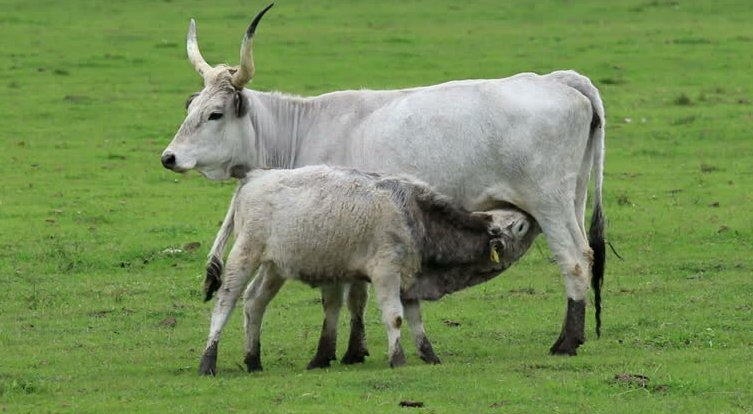
#> input picture lab2/Gabor_Segmentation/data/cows.jpg, 753 x 414 px
$ python gabor_segmentation.py
#> lines starting #> are read from the running program, lines starting #| are printed output that depends on the picture; after the words box and inside, x2 and y2 are one past the last pixel; in counts of white or black regions, pixels touching at a corner belong together; long printed decimals are rounded
### lab2/Gabor_Segmentation/createGabor.py
import numpy as np
import matplotlib.pyplot as plt

def createGabor(sigma, theta, lamda, psi, gamma):
    """
CREATEGABOR Creates a complex valued Gabor filter.
  myGabor = createGabor( sigma, theta, lamda, psi, gamma ) generates
  Gabor kernels.
  - ARGUMENTS
    sigma      Standard deviation of Gaussian envelope.
    theta      Orientation of the Gaussian envelope. Takes arguments in
               the range [0, pi/2).
    lamda     The wavelength for the carriers. The central frequency
               (w_c) of the carrier signals.
    psi        Phase offset for the carrier signal, sin(w_c . t + psi).
    gamma      Controls the aspect ratio of the Gaussian envelope

  - OUTPUT
    myGabor    A matrix of size [h,w,2], holding the real and imaginary
               parts of the Gabor in myGabor(:,:,1) and myGabor(:,:,2),
               respectively.
    """


    # Set the aspect ratio.
    sigma_x = sigma
    sigma_y = float(sigma)/gamma

    # Generate a grid
    nstds = 3
    xmax = max(abs(nstds*sigma_x*np.cos(theta)), abs(nstds*sigma_y*np.sin(theta)))
    xmax = np.ceil(max(1, xmax))
    ymax = max(abs(nstds*sigma_x*np.sin(theta)), abs(nstds*sigma_y*np.cos(theta)))
    ymax = np.ceil(max(1, ymax))

    # Make sure that we get square filters.
    xmax = max(xmax, ymax)
    ymax = max(xmax, ymax)
    xmin = -xmax
    ymin = -ymax

    # Generate a coordinate system in the range [xmin,xmax] and [ymin, ymax].
    [x, y] = np.meshgrid(np.arange(xmin, xmax+1), np.arange(ymin, ymax+1))

    # Convert to a 2-by-N matrix where N is the number of pixels in the kernel.
    XY = np.concatenate((x.reshape(1, -1), y.reshape(1, -1)), axis=0)

    # Compute the rotation of pixels by theta.
    # \\ Hint: Create appropriate rotation matrix to compute the rotated pixel coordinates: rot(theta) * XY.
    rotMat = generateRotationMatrix(theta)
    rot_XY = np.matmul(rotMat, XY)
    rot_x = rot_XY[0, :]
    rot_y = rot_XY[1, :]

    # Create the Gaussian envelope.
    # \\ IMPLEMENT the helper function createGauss.
    gaussianEnv = createGauss(rot_x, rot_y, gamma, sigma)

    # Create the orthogonal carrier signals.
    # \\ IMPLEMENT the helper functions createCos and createSin.
    cosCarrier = createCos(rot_x, lamda, psi)
    sinCarrier = createSin(rot_x, lamda, psi)

    # Modulate (multiply) Gaussian envelope with the carriers to compute
    # the real and imaginary components of the complex Gabor filter.

    myGabor_real = np.multiply(gaussianEnv, cosCarrier)
    myGabor_imaginary = np.multiply(gaussianEnv, sinCarrier)

    # Pack myGabor_real and myGabor_imaginary into myGabor.
    h, w = myGabor_real.shape
    myGabor = np.zeros((h, w, 2))
    myGabor[:, :, 0] = myGabor_real
    myGabor[:, :, 1] = myGabor_imaginary

    # [13 lines of commented-out code are left out]
    return myGabor


# Helper Functions
# ----------------------------------------------------------
def generateRotationMatrix(theta):
    # ----------------------------------------------------------
    # Returns the rotation matrix.
    # \\ Hint: https://en.wikipedia.org/wiki/Rotation_matrix \\
    rotMat = np.array([[np.cos(theta), -1*np.sin(theta)], [np.sin(theta), np.cos(theta)]])
    return rotMat

# ----------------------------------------------------------
def createCos(rot_x, lamda, psi):
    # ----------------------------------------------------------
    # Returns the 2D cosine carrier.
    cosCarrier = np.cos((2 * np.pi / lamda) * rot_x + psi)

    # Reshape the vector representation to matrix.
    cosCarrier = np.reshape(cosCarrier, (np.int32(np.sqrt(len(cosCarrier))), -1))
    return cosCarrier

# ----------------------------------------------------------
def createSin(rot_x, lamda, psi):
    # ----------------------------------------------------------
    # Returns the 2D sine carrier.
    sinCarrier = np.sin((2 * np.pi / lamda) * rot_x + psi)

    # Reshape the vector representation to matrix.
    sinCarrier = np.reshape(sinCarrier, (np.int32(np.sqrt(len(sinCarrier))), -1))
    return sinCarrier

# ----------------------------------------------------------
def createGauss(rot_x, rot_y, gamma, sigma):
    # ----------------------------------------------------------
    # Returns the 2D Gaussian Envelope.
    gaussEnv = np.exp(-(rot_x**2 + (gamma*rot_y)**2)/(2*sigma**2))
    # gaussEnv /= np.sum(gaussEnv)

    # Reshape the vector representation to matrix.
    gaussEnv = np.reshape(gaussEnv, (np.int32(np.sqrt(len(gaussEnv))), -1))
    return gaussEnv

### lab2/Image_Enhancement/gauss2D.py
from gauss1D import gauss1D

def gauss2D(sigma_x, sigma_y, kernel_size):
    Gx = gauss1D(sigma_x, kernel_size).reshape(-1, 1)
    Gy = gauss1D(sigma_y, kernel_size).reshape(1, -1)
    G = Gx @ Gy
    return G

### lab2/Image_Enhancement/gauss1D.py
import numpy as np

def gauss1D(sigma , kernel_size):
    G = np.zeros((1, kernel_size))
    if kernel_size % 2 == 0:
        raise ValueError('kernel_size must be odd, otherwise the filter will not have a center to convolve on')

    x = np.linspace(int(-kernel_size / 2), int(kernel_size / 2), kernel_size)
    G = np.exp((-1) * x ** 2 / (2 * sigma ** 2))
    G *= 1 / (sigma * np.sqrt(2 * np.pi))
    G /= np.sum(G)

    return G

### lab2/Gabor_Segmentation/gabor_segmentation.py
import cv2
import matplotlib.pyplot as plt
import math
import numpy as np
import time

import os
import sys
sys.path.append(os.path.abspath('../Image_Enhancement'))

from sklearn.cluster import KMeans
from sklearn.decomposition import PCA

from createGabor import createGabor
from gauss2D import gauss2D

# Hyperparameters
k        = 2      # number of clusters in k-means algorithm. By default,
                  # we consider k to be 2 in foreground-background segmentation task.
image_id = 'Cows' # Identifier to switch between input images.
                  # Possible ids: 'Kobi',    'Polar', 'Robin-1'
                  #               'Robin-2', 'Cows', 'SciencePark'

# Misc
err_msg  = 'Image not available.'

# Control settings
visFlag       = False    #  Set to true to visualize filter responses.
smoothingFlag = True   #  Set to true to postprocess filter outputs.

# Read image : Please check that your path is correct
if image_id == 'Kobi':
  img = cv2.imread('./data/kobi.png')
  img = cv2.cvtColor(img, cv2.COLOR_BGR2RGB)
  resize_factor = 0.25
elif image_id == 'Polar':
  img = cv2.imread('./data/polar-bear-hiding.jpg')
  img = cv2.cvtColor(img, cv2.COLOR_BGR2RGB)
  resize_factor = 0.75
elif image_id == 'Robin-1':
  img = cv2.imread('./data/robin-1.jpg')
  img = cv2.cvtColor(img, cv2.COLOR_BGR2RGB)
  resize_factor = 1
elif image_id == 'Robin-2':
  img = cv2.imread('./data/robin-2.jpg')
  img = cv2.cvtColor(img, cv2.COLOR_BGR2RGB)
  resize_factor = 0.5
elif image_id == 'Cows':
  img = cv2.imread('./data/cows.jpg')
#> img is the input picture: shape (414, 753, 3); mean B, G, R 86.1, 141.8, 117.6
  img = cv2.cvtColor(img, cv2.COLOR_BGR2RGB)
  resize_factor = 0.5
elif image_id == 'SciencePark':
  img = cv2.imread('./data/sciencepark.jpg')
  img = cv2.cvtColor(img, cv2.COLOR_BGR2RGB)
  resize_factor = 0.2
else:
  raise ValueError(err_msg)

# Image adjustments
img = cv2.resize(img, (0, 0), fx=resize_factor, fy=resize_factor)
#> img: shape (207, 376, 3)
img = cv2.cvtColor(img, cv2.COLOR_RGB2GRAY)
#> img: shape (207, 376)

# Display image
plt.figure()
plt.title(f'Input image: {image_id}')
plt.imshow(img, cmap='gray')
plt.axis("off")
plt.show()

# Design array of Gabor Filters
# In this code section, you will create a Gabor Filterbank. A filterbank is
# a collection of filters with varying properties (e.g. {shape, texture}).
# A Gabor filterbank consists of Gabor filters of distinct orientations
# and scales. We will use this bank to extract texture information from the
# input image.

numRows, numCols = img.shape
#> numRows = 207; numCols = 376

# Estimate the minimum and maximum of the wavelengths for the sinusoidal
# carriers.
# ** This step is pretty much standard, therefore, you don't have to
#    worry about it. It is cycles in pixels. **
lambdaMin = 4/np.sqrt(2)
lambdaMax = np.sqrt(abs(numRows)**2 + abs(numCols)**2)
#> lambdaMax = 429.2

# Specify the carrier wavelengths.
# (or the central frequency of the carrier signal, which is 1/lambda)
n = np.floor(np.log2(lambdaMax/lambdaMin))
#> n = 7
lambdas = 2**np.arange(0, (n-2)+1) * lambdaMin
#> lambdas = [2.83, 5.66, 11.31, 22.63, 45.25, 90.51]

# Define the set of orientations for the Gaussian envelope.
dTheta       = 2 * np.pi/8                  # \\ the step size
orientations = np.arange(0, np.pi+dTheta, dTheta)

# Define the set of sigmas for the Gaussian envelope. Sigma here defines
# the standard deviation, or the spread of the Gaussian.
sigmas = np.array([1,2])

# Now you can create the filterbank. We provide you with a Python list
# called gaborFilterBank in which we will hold the filters and their
# corresponding parameters such as sigma, lambda and etc.
# ** All you need to do is to implement createGabor(). Rest will be handled
#    by the provided code block. **
gaborFilterBank = []
tic = time.time()
for lmbda in lambdas:
    for sigma in sigmas:
        for theta in orientations:
            # Filter parameter configuration for this filter.
            psi    = 0
            gamma  = 0.5

            # Create a Gabor filter with the specs above.
            # (We also record the settings in which they are created. )
            filter_config = {}
            filter_config["filterPairs"] = createGabor( sigma, theta, lmbda, psi, gamma )
            filter_config["sigma"]       = sigma
            filter_config["lmbda"]       = lmbda
            filter_config["theta"]       = theta
            filter_config["psi"]         = psi
            filter_config["gamma"]       = gamma
            gaborFilterBank.append(filter_config)
ctime = time.time() - tic

print('--------------------------------------\n \t\tDetails\n--------------------------------------')
print(f'Total number of filters       : {len(gaborFilterBank)}')
#| Total number of filters       : 60
print(f'Number of scales (sigma)      : {len(sigmas)}')
print(f'Number of orientations (theta): {len(orientations)}')
print(f'Number of carriers (lambda)   : {len(lambdas)}')
#| Number of carriers (lambda)   : 6
print(f'---------------------------------------')
print(f'Filter bank created in {ctime} seconds.')
#| Filter bank created in 0.06349 seconds.
print(f'---------------------------------------')

# Filter images using Gabor filter bank using quadrature pairs (real and imaginary parts)
# You will now filter the input image with each complex Gabor filter in
# gaborFilterBank structure and store the output in the cell called
# featureMaps.
# // Hint-1: Apply both the real imaginary parts of each kernel
#            separately in the spatial domain (i.e. over the image). //
# // Hint-2: Assign each output (i.e. real and imaginary parts) in
#            variables called real_out and imag_out. //
# // Hint-3: Use built-in cv2 function, filter2D, to convolve the filter
#            with the input image. Check the options for padding. Find
#            the one that works well. You might want to
#            explain what works better and why shortly in the report.
featureMaps = []

for gaborFilter in gaborFilterBank:
    # gaborFilter["filterPairs"] has two elements. One is related to the real part
    # of the Gabor Filter and the other one is the imagineray part.
    real_out = cv2.filter2D(img.astype(np.float32), -1, gaborFilter["filterPairs"][..., 0])
    imag_out = cv2.filter2D(img.astype(np.float32), -1, gaborFilter["filterPairs"][..., 1])
    featureMaps.append(np.stack((real_out, imag_out), 2))

    # Visualize the filter responses if you wish.
    if visFlag:
        fig = plt.figure()

        ax = fig.add_subplot(1, 2, 1)
        ax.imshow(real_out)    # Real
        title = "Re[h(x,y)], \n lambda = {0:.4f}, \n theta = {1:.4f}, \n sigma = {2:.4f}".format(gaborFilter["lmbda"], gaborFilter["theta"], gaborFilter["sigma"])
        ax.set_title(title)
        ax.axis("off")

        ax = fig.add_subplot(1, 2, 2)
        ax.imshow(imag_out)    # Real
        title = "Im[h(x,y)], \n lambda = {0:.4f}, \n theta = {1:.4f}, \n sigma = {2:.4f}".format(gaborFilter["lmbda"], gaborFilter["theta"], gaborFilter["sigma"])
        ax.set_title(title)
        ax.axis("off")
        plt.show()
#> this loop made 60 passes
#> pass 1, `real_out = cv2.filter2D(img.astype(np.float32), -1, gaborFilter["filte..`:
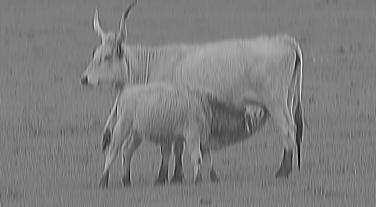
#> real_out: shape (207, 376) float32; min -165.6, max 447.2, mean 137.1; drawn with min black and max white
#> pass 1, `imag_out = cv2.filter2D(img.astype(np.float32), -1, gaborFilter["filte..`:
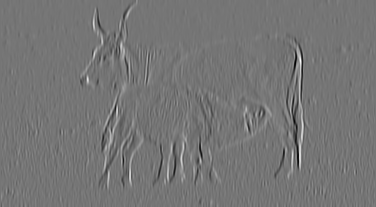
#> imag_out: shape (207, 376) float32; min -217.8, max 254, mean 0; drawn with min black and max white

# Compute the magnitude
# Now, you will compute the magnitude of the output responses.
# \\ Hint: (real_part^2 + imaginary_part^2)^(1/2) \\
featureMags = []
for i, fm in enumerate(featureMaps):
    real_part = fm[...,0]
    imag_part = fm[...,1]
    mag = np.sqrt(real_part**2 + imag_part**2)
    featureMags.append(mag)

    # Visualize the magnitude response if you wish.
    if visFlag:
        fig = plt.figure()

        ax = fig.add_subplot(1, 1, 1)
        ax.imshow(mag.astype(np.uint8))    # visualize magnitude
        title = "Re[h(x,y)], \n lambda = {0:.4f}, \n theta = {1:.4f}, \n sigma = {2:.4f}".format(gaborFilterBank[i]["lmbda"],
                                                                                                 gaborFilterBank[i]["theta"],
                                                                                                 gaborFilterBank[i]["sigma"])
        ax.set_title(title)
        ax.axis("off")
#> this loop made 60 passes
#> pass 1, `mag = np.sqrt(real_part**2 + imag_part**2)`:
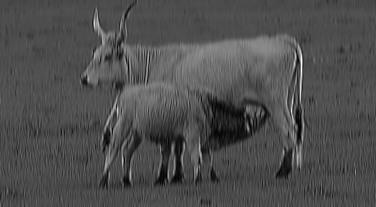
#> mag: shape (207, 376) float32; min 0.746, max 450.6, mean 139.5; drawn with min black and max white
#> after the loop:
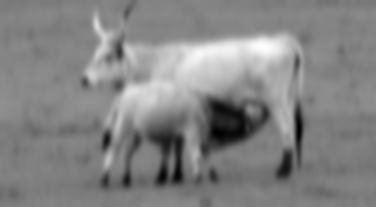
#> mag: shape (207, 376) float32; min 1227.1, max 11176, mean 6378.1; drawn with min black and max white

# Prepare and Preprocess features
# You can think of each filter response as a sort of feature representation
# for the pixels. Now that you have numFilters = |gaborFilterBank| filters,
# we can represent each pixel by this many features.
# \\ Q: What kind of features do you think gabor filters might correspond to?

# You will now implement a smoothing operation over the magnitude images in
# featureMags.
# \\ Hint: For each i in [1, length(featureMags)], smooth featureMags{i}
#          using an appropriate first order Gaussian kernel.
# \\ Hint: cv2 filter2D function is helpful here.
features = np.zeros(shape=(numRows, numCols, len(featureMags)))
if smoothingFlag:
    SIGMA, KERNEL_SIZE = 1.5, 5
    gKernel = gauss2D(SIGMA, SIGMA, KERNEL_SIZE)
    for i, fmag in enumerate(featureMags):
        features[:,:,i] = cv2.filter2D(fmag.astype(np.float32), -1, gKernel)
else:
    # Don't smooth but just insert magnitude images into the matrix
    # called features.
    for i, fmag in enumerate(featureMags):
        features[:,:,i] = fmag


# Reshape the filter outputs (i.e. tensor called features) of size
# [numRows, numCols, numFilters] into a matrix of size [numRows*numCols, numFilters]
# This will constitute our data matrix which represents each pixel in the
# input image with numFilters features.
features = np.reshape(features, newshape=(numRows * numCols, -1))


# Standardize features.
# \\ Hint: see http://ufldl.stanford.edu/wiki/index.php/Data_Preprocessing for more information.

features = (features - np.min(features)) / np.ptp(features)

# (Optional) Visualize the saliency map using the first principal component
# of the features matrix. It will be useful to diagnose possible problems
# with the pipeline and filterbank.

transformed_feature = PCA(n_components=1).fit_transform(features) # select the first component
transformed_feature = np.ascontiguousarray(transformed_feature, dtype=np.float32)
feature2DImage = np.reshape(transformed_feature,newshape=(numRows,numCols))
plt.figure()
plt.title(f'Pixel representation projected onto first PC')
plt.imshow(feature2DImage, cmap='gray')
plt.axis("off")
plt.show()

# Apply k-means algorithm to cluster pixels using the data matrix,
# features.
# \\ Hint-1: search about sklearn kmeans function https://scikit-learn.org/stable/modules/generated/sklearn.cluster.KMeans.html.
# \\ Hint-2: use the parameter k defined in the first section when calling
#            sklearn's built-in kmeans function.
tic = time.time()
km = KMeans(k, random_state=42).fit(features)
pixLabels = km.labels_
ctime = time.time() - tic
print(f'Clustering completed in {ctime} seconds.')

# Visualize the clustering by reshaping pixLabels into original grayscale
# input size [numRows numCols].
pixLabels = np.reshape(pixLabels, newshape=(numRows, numCols))
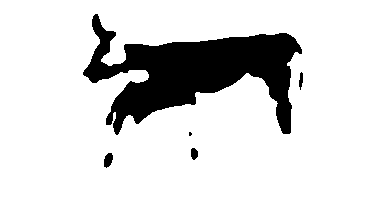
#> pixLabels: shape (207, 376) int32; values 0 (black) and 1 (white), 84.9% white; 5 black regions (1 under 20 px), largest, box (x1, y1, x2, y2) and area: (83, 14, 302, 135) 11530, (104, 153, 113, 168) 99, (191, 148, 198, 160) 67, (299, 72, 303, 90) 49
plt.figure()
plt.title(f'Pixel clusters')
plt.imshow(pixLabels)
plt.axis("off")
plt.show()

# Use the pixLabels to visualize segmentation.
Aseg1 = np.zeros_like(img)
#> Aseg1: shape (207, 376); every value is 0
Aseg2 = np.zeros_like(img)
BW = pixLabels == 1  # check for the value of your labels in pixLabels (could be 1 or 0 instead of 2)
# BW = np.repeat(BW[:, :, np.newaxis], 3, axis=2) # do this only if you have 3 channels in the img
Aseg1[BW] = img[BW]
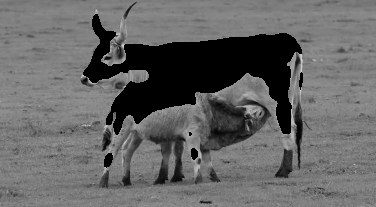
#> Aseg1: shape (207, 376); min 0, max 214, mean 101.5
Aseg2[~BW] = img[~BW]
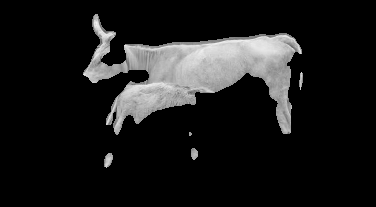
#> Aseg2: shape (207, 376); min 0, max 242, mean 26.8

plt.figure()
plt.title(f'montage')
plt.imshow(Aseg1, 'gray', interpolation='none')
plt.imshow(Aseg2, 'jet',  interpolation='none', alpha=0.7)
plt.axis("off")
plt.show()
